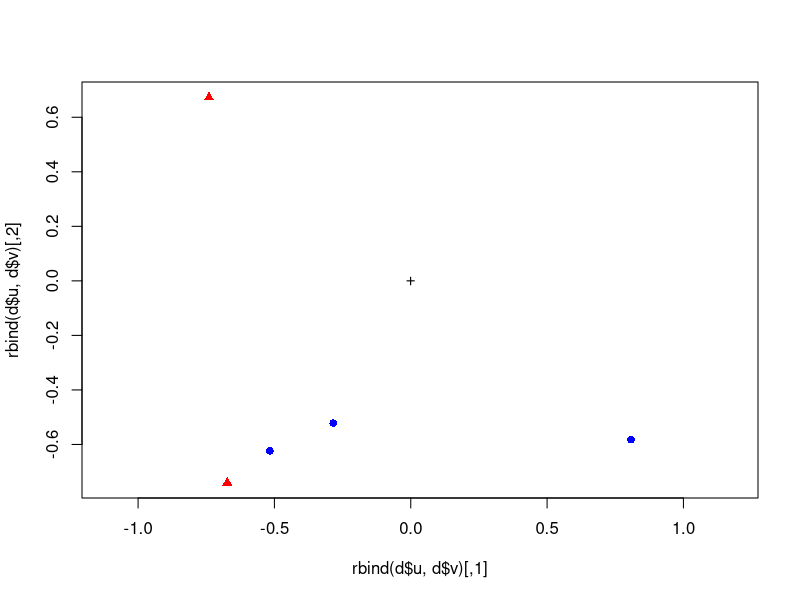

Generate this figure with R:
# simulated biadditive model

# dimensions
p <- 3L; q <- 2L
# coefficients
a <- 2 ^ runif(p, min = -2, max = 2)
b <- 2 ^ runif(q, min = -2, max = 2)
# effects
xa <- a %*% t(rep(1L, q))
xb <- rep(1L, p) %*% t(b)
# error & noise
s <- .05
n <- rnorm(n = p * q, sd = s)
# entries
y <- xa + xb + matrix(n, p, q)
# bilinear (biadditive) model
m <- lm(as.vector(y) ~ offset(as.vector(xa)) + offset(as.vector(xb)))
print(m)
summary(m)
# residuals
r <- matrix(residuals(m), p, q)
# biplot
x <- log(y) - mean(log(y))
d <- svd(x)
plot(rbind(d$u, d$v), pch = NA, asp = 1)
points(x = 0, y = 0, pch = "+")
# segments(x0 = 0, y0 = 0, x1 = d$u[, 1L], y1 = d$u[, 2L], col = "blue")
# segments(x0 = 0, y0 = 0, x1 = d$v[, 1L], y1 = d$v[, 2L], col = "red")
points(d$u, pch = 16, col = "blue")
points(d$v, pch = 17, col = "red")
